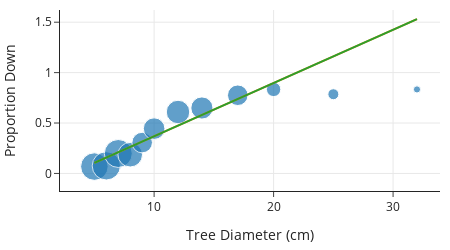

Notebook cell for this chart:
### Markdown cell above
We add this fitted line to our scatter plot of proportions:

### Code cell
X_plt = np.expand_dims(np.linspace(X.min(), X.max(), 50),1)

fig.add_trace(go.Scatter(x=X_plt.flatten(), y=lin_reg.predict(X_plt),
                    mode='lines'))

fig.update_layout(showlegend=False)
fig.show()
